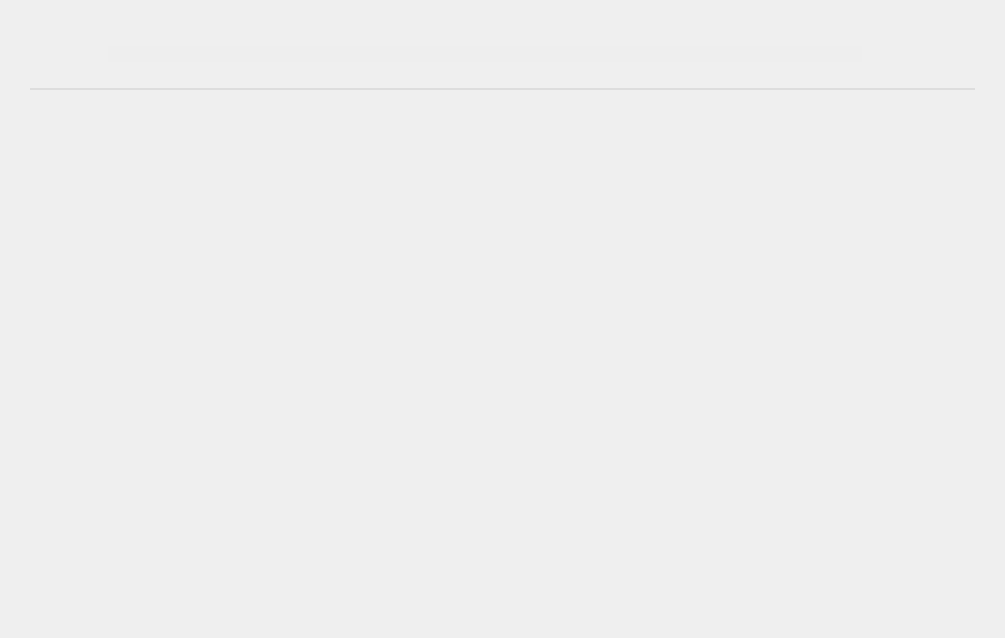
<?xml version="1.0" encoding="UTF-8"?>
<ui version="4.0">
 <class>CentralWidget</class>
 <widget class="QWidget" name="CentralWidget">
  <property name="geometry">
   <rect>
    <x>0</x>
    <y>0</y>
    <width>1005</width>
    <height>638</height>
   </rect>
  </property>
  <property name="windowTitle">
   <string>Form</string>
  </property>
  <property name="styleSheet">
   <string notr="true">#line_2 {
	color: #DDDDDD;
}

#label_title, #label_title2 {
	color: #999999;
}

#label_title3 {
	background-color: #EEEEEE;
	border: none;
}

#button_user, #button_user:hover {
	border: none;
	background: none;
	padding-right: 15px;
}

#button_user::menu-indicator {
	image: none;
}</string>
  </property>
  <layout class="QHBoxLayout" name="horizontalLayout">
   <property name="spacing">
    <number>0</number>
   </property>
   <property name="leftMargin">
    <number>0</number>
   </property>
   <property name="topMargin">
    <number>0</number>
   </property>
   <property name="rightMargin">
    <number>0</number>
   </property>
   <property name="bottomMargin">
    <number>0</number>
   </property>
   <item>
    <widget class="QWidget" name="widget_menu" native="true">
     <property name="minimumSize">
      <size>
       <width>0</width>
       <height>0</height>
      </size>
     </property>
     <layout class="QVBoxLayout" name="verticalLayout_8">
      <property name="spacing">
       <number>0</number>
      </property>
      <property name="leftMargin">
       <number>0</number>
      </property>
      <property name="topMargin">
       <number>0</number>
      </property>
      <property name="rightMargin">
       <number>0</number>
      </property>
      <property name="bottomMargin">
       <number>0</number>
      </property>
     </layout>
    </widget>
   </item>
   <item>
    <layout class="QVBoxLayout" name="verticalLayout">
     <property name="spacing">
      <number>0</number>
     </property>
     <item>
      <layout class="QHBoxLayout" name="horizontalLayout_2">
       <property name="spacing">
        <number>0</number>
       </property>
       <property name="sizeConstraint">
        <enum>QLayout::SetMaximumSize</enum>
       </property>
       <item>
        <layout class="QVBoxLayout" name="verticalLayout_2">
         <property name="spacing">
          <number>20</number>
         </property>
         <property name="sizeConstraint">
          <enum>QLayout::SetMaximumSize</enum>
         </property>
         <property name="leftMargin">
          <number>30</number>
         </property>
         <property name="topMargin">
          <number>30</number>
         </property>
         <property name="rightMargin">
          <number>30</number>
         </property>
         <property name="bottomMargin">
          <number>30</number>
         </property>
         <item>
          <widget class="QWidget" name="widget_title" native="true">
           <layout class="QVBoxLayout" name="verticalLayout_4">
            <property name="spacing">
             <number>10</number>
            </property>
            <property name="leftMargin">
             <number>0</number>
            </property>
            <property name="topMargin">
             <number>0</number>
            </property>
            <property name="rightMargin">
             <number>0</number>
            </property>
            <property name="bottomMargin">
             <number>0</number>
            </property>
            <item>
             <layout class="QHBoxLayout" name="horizontalLayout_5">
              <property name="spacing">
               <number>10</number>
              </property>
              <property name="rightMargin">
               <number>0</number>
              </property>
              <item>
               <widget class="QLabel" name="label_title">
                <property name="sizePolicy">
                 <sizepolicy hsizetype="Preferred" vsizetype="Preferred">
                  <horstretch>0</horstretch>
                  <verstretch>0</verstretch>
                 </sizepolicy>
                </property>
                <property name="minimumSize">
                 <size>
                  <width>0</width>
                  <height>0</height>
                 </size>
                </property>
                <property name="maximumSize">
                 <size>
                  <width>16777215</width>
                  <height>16777215</height>
                 </size>
                </property>
                <property name="font">
                 <font>
                  <pointsize>16</pointsize>
                  <weight>75</weight>
                  <bold>true</bold>
                 </font>
                </property>
                <property name="text">
                 <string/>
                </property>
               </widget>
              </item>
              <item>
               <widget class="QWidget" name="widget_title2" native="true">
                <property name="minimumSize">
                 <size>
                  <width>0</width>
                  <height>0</height>
                 </size>
                </property>
                <property name="font">
                 <font>
                  <pointsize>16</pointsize>
                 </font>
                </property>
                <layout class="QHBoxLayout" name="horizontalLayout_3">
                 <property name="leftMargin">
                  <number>0</number>
                 </property>
                 <property name="topMargin">
                  <number>0</number>
                 </property>
                 <property name="rightMargin">
                  <number>0</number>
                 </property>
                 <property name="bottomMargin">
                  <number>0</number>
                 </property>
                 <item>
                  <widget class="IconLabel" name="icon_title2">
                   <property name="minimumSize">
                    <size>
                     <width>10</width>
                     <height>10</height>
                    </size>
                   </property>
                   <property name="maximumSize">
                    <size>
                     <width>10</width>
                     <height>10</height>
                    </size>
                   </property>
                   <property name="text">
                    <string/>
                   </property>
                   <property name="pixmap">
                    <pixmap resource="../rc/resources.qrc">:/icons/images/material/fiber_manual_record.svg</pixmap>
                   </property>
                   <property name="scaledContents">
                    <bool>true</bool>
                   </property>
                   <property name="color" stdset="0">
                    <color>
                     <red>153</red>
                     <green>153</green>
                     <blue>153</blue>
                    </color>
                   </property>
                  </widget>
                 </item>
                 <item>
                  <widget class="QLabel" name="label_title2">
                   <property name="font">
                    <font>
                     <pointsize>16</pointsize>
                     <weight>75</weight>
                     <bold>true</bold>
                    </font>
                   </property>
                   <property name="text">
                    <string/>
                   </property>
                  </widget>
                 </item>
                </layout>
               </widget>
              </item>
              <item>
               <widget class="QWidget" name="widget_title3" native="true">
                <property name="sizePolicy">
                 <sizepolicy hsizetype="Expanding" vsizetype="Preferred">
                  <horstretch>0</horstretch>
                  <verstretch>0</verstretch>
                 </sizepolicy>
                </property>
                <property name="minimumSize">
                 <size>
                  <width>0</width>
                  <height>0</height>
                 </size>
                </property>
                <layout class="QHBoxLayout" name="horizontalLayout_4">
                 <property name="leftMargin">
                  <number>0</number>
                 </property>
                 <property name="topMargin">
                  <number>0</number>
                 </property>
                 <property name="rightMargin">
                  <number>0</number>
                 </property>
                 <property name="bottomMargin">
                  <number>0</number>
                 </property>
                 <item>
                  <widget class="IconLabel" name="icon_title3">
                   <property name="minimumSize">
                    <size>
                     <width>10</width>
                     <height>10</height>
                    </size>
                   </property>
                   <property name="maximumSize">
                    <size>
                     <width>10</width>
                     <height>10</height>
                    </size>
                   </property>
                   <property name="text">
                    <string/>
                   </property>
                   <property name="pixmap">
                    <pixmap resource="../rc/resources.qrc">:/icons/images/material/fiber_manual_record.svg</pixmap>
                   </property>
                   <property name="scaledContents">
                    <bool>true</bool>
                   </property>
                   <property name="color" stdset="0">
                    <color>
                     <red>153</red>
                     <green>153</green>
                     <blue>153</blue>
                    </color>
                   </property>
                  </widget>
                 </item>
                 <item>
                  <widget class="QLineEdit" name="label_title3">
                   <property name="readOnly">
                    <bool>true</bool>
                   </property>
                  </widget>
                 </item>
                </layout>
               </widget>
              </item>
              <item>
               <spacer name="horizontalSpacer">
                <property name="orientation">
                 <enum>Qt::Horizontal</enum>
                </property>
                <property name="sizeType">
                 <enum>QSizePolicy::Preferred</enum>
                </property>
                <property name="sizeHint" stdset="0">
                 <size>
                  <width>40</width>
                  <height>20</height>
                 </size>
                </property>
               </spacer>
              </item>
              <item>
               <widget class="QToolButton" name="button_user">
                <property name="sizePolicy">
                 <sizepolicy hsizetype="Preferred" vsizetype="Fixed">
                  <horstretch>0</horstretch>
                  <verstretch>0</verstretch>
                 </sizepolicy>
                </property>
                <property name="maximumSize">
                 <size>
                  <width>300</width>
                  <height>16777215</height>
                 </size>
                </property>
                <property name="font">
                 <font>
                  <pointsize>11</pointsize>
                 </font>
                </property>
                <property name="layoutDirection">
                 <enum>Qt::LeftToRight</enum>
                </property>
                <property name="text">
                 <string/>
                </property>
                <property name="iconSize">
                 <size>
                  <width>45</width>
                  <height>45</height>
                 </size>
                </property>
                <property name="toolButtonStyle">
                 <enum>Qt::ToolButtonTextBesideIcon</enum>
                </property>
                <property name="autoRaise">
                 <bool>true</bool>
                </property>
               </widget>
              </item>
             </layout>
            </item>
            <item>
             <widget class="Line" name="line_2">
              <property name="frameShadow">
               <enum>QFrame::Plain</enum>
              </property>
              <property name="lineWidth">
               <number>2</number>
              </property>
              <property name="orientation">
               <enum>Qt::Horizontal</enum>
              </property>
             </widget>
            </item>
           </layout>
          </widget>
         </item>
         <item>
          <widget class="QWidget" name="widget_central" native="true">
           <property name="sizePolicy">
            <sizepolicy hsizetype="Expanding" vsizetype="Expanding">
             <horstretch>0</horstretch>
             <verstretch>0</verstretch>
            </sizepolicy>
           </property>
           <layout class="QVBoxLayout" name="verticalLayout_6">
            <property name="spacing">
             <number>0</number>
            </property>
            <property name="leftMargin">
             <number>0</number>
            </property>
            <property name="topMargin">
             <number>0</number>
            </property>
            <property name="rightMargin">
             <number>0</number>
            </property>
            <property name="bottomMargin">
             <number>0</number>
            </property>
           </layout>
          </widget>
         </item>
        </layout>
       </item>
       <item>
        <widget class="QWidget" name="widget_notif" native="true">
         <property name="sizePolicy">
          <sizepolicy hsizetype="Fixed" vsizetype="Expanding">
           <horstretch>0</horstretch>
           <verstretch>0</verstretch>
          </sizepolicy>
         </property>
         <property name="minimumSize">
          <size>
           <width>350</width>
           <height>0</height>
          </size>
         </property>
         <property name="maximumSize">
          <size>
           <width>350</width>
           <height>16777215</height>
          </size>
         </property>
         <layout class="QVBoxLayout" name="verticalLayout_5">
          <property name="spacing">
           <number>0</number>
          </property>
          <property name="sizeConstraint">
           <enum>QLayout::SetMinimumSize</enum>
          </property>
          <property name="leftMargin">
           <number>0</number>
          </property>
          <property name="topMargin">
           <number>0</number>
          </property>
          <property name="rightMargin">
           <number>0</number>
          </property>
          <property name="bottomMargin">
           <number>0</number>
          </property>
         </layout>
        </widget>
       </item>
      </layout>
     </item>
    </layout>
   </item>
  </layout>
 </widget>
 <customwidgets>
  <customwidget>
   <class>IconLabel</class>
   <extends>QLabel</extends>
   <header>guardata.client.gui.custom_widgets</header>
  </customwidget>
 </customwidgets>
 <resources>
  <include location="../rc/resources.qrc"/>
 </resources>
 <connections/>
</ui>
